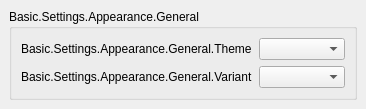
           <widget class="QWidget" name="appearancePageContents">
            <property name="geometry">
             <rect>
              <x>0</x>
              <y>0</y>
              <width>366</width>
              <height>109</height>
             </rect>
            </property>
            <layout class="QVBoxLayout" name="verticalLayout_1337">
             <property name="leftMargin">
              <number>0</number>
             </property>
             <property name="topMargin">
              <number>0</number>
             </property>
             <property name="rightMargin">
              <number>0</number>
             </property>
             <property name="bottomMargin">
              <number>0</number>
             </property>
             <item>
              <widget class="QFrame" name="appearanceFrame">
               <layout class="QVBoxLayout" name="verticalLayout_30">
                <item>
                 <widget class="QGroupBox" name="appearanceGeneral">
                  <property name="title">
                   <string>Basic.Settings.Appearance.General</string>
                  </property>
                  <property name="checkable">
                   <bool>false</bool>
                  </property>
                  <layout class="QFormLayout" name="formLayout_37">
                   <item row="0" column="0">
                    <widget class="QLabel" name="label_45">
                     <property name="text">
                      <string>Basic.Settings.Appearance.General.Theme</string>
                     </property>
                     <property name="buddy">
                      <cstring>theme</cstring>
                     </property>
                    </widget>
                   </item>
                   <item row="0" column="1">
                    <widget class="QComboBox" name="theme"/>
                   </item>
                   <item row="1" column="0">
                    <widget class="QLabel" name="label_10">
                     <property name="text">
                      <string>Basic.Settings.Appearance.General.Variant</string>
                     </property>
                     <property name="buddy">
                      <cstring>themeVariant</cstring>
                     </property>
                    </widget>
                   </item>
                   <item row="1" column="1">
                    <widget class="QComboBox" name="themeVariant"/>
                   </item>
                  </layout>
                 </widget>
                </item>
               </layout>
              </widget>
             </item>
            </layout>
           </widget>
